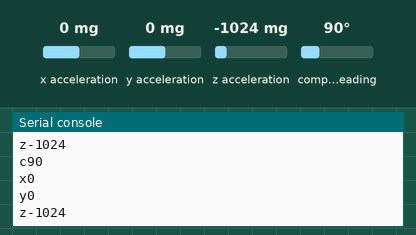
Simulated run of this program. Board: BBC micro:bit running MicroPython. On the bench: the last lines printed to the serial console. Inputs (shaded band) come from the test bench; at power-on: x acceleration 0 mg, y acceleration 0 mg, z acceleration -1024 mg, compass heading 90°. The compass is already calibrated.

Above: at 1.3 s.
1.4 s: x acceleration set to -1440 mg
At 2.0 s:
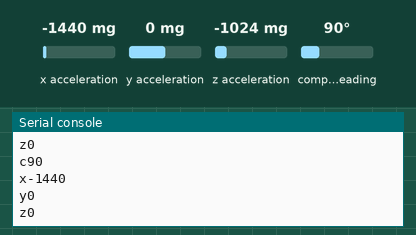
2.9 s: y acceleration set to -1440 mg
At 3.8 s:
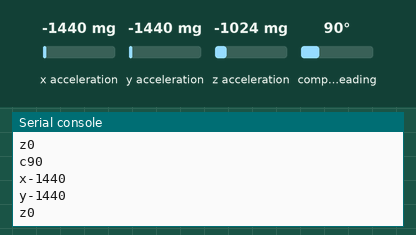

The program:

microbit-neverball.py
```python
# This program is uploaded via mu to the micro:bit to be used as a Neverball
# controller. You can find mu here: https://github.com/mu-editor/mu
#
# See demonstration videos:
# https://www.youtube.com/watch?v=hTfFDC1JrFI
# https://www.youtube.com/watch?v=nzTZKqwdBv8
#
# Philippos Papaphilippou - Sat Oct 21 20:08:06 BST 2017 - GPLv2

from microbit import *

compass.calibrate()

while True:
    heading = compass.heading() # not used at the moment
    dirx = accelerometer.get_x()
    diry = accelerometer.get_y()
    dirz = accelerometer.get_z() # not used at the moment

    uart.write("c%d\nx%d\ny%d\nz%d\n"% (heading, dirx, diry, dirz))
```

Measured:
- after the input at 1.4 s, the serial console: prints a new line at once (image 1)
- after the input at 2.9 s, the serial console: prints a new line at once (image 2)
